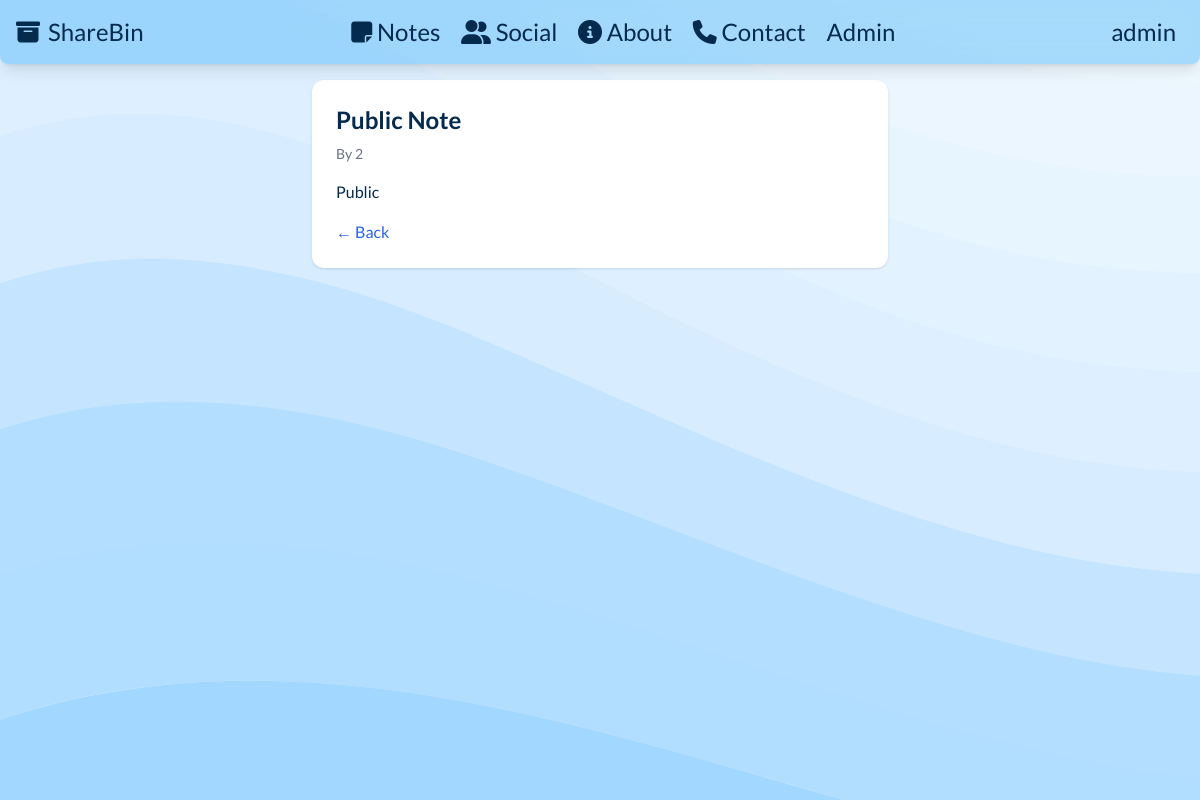
/note/2 (signed in), run on the app's committed database.
### tables this page shows
CREATE TABLE notes (
            id INTEGER PRIMARY KEY AUTOINCREMENT,
            user TEXT,
            title TEXT,
            content TEXT,
            is_private INTEGER,
            visibility TEXT CHECK(visibility IN ('public', 'private', 'friends')),
            file_path TEXT,
            created_at TIMESTAMP DEFAULT CURRENT_TIMESTAMP
        );

### app.py (the view, shortened to what this page needs)
@app.route('/note/<int:note_id>', methods=['GET', 'POST'])
def view_note(note_id):
    conn = get_db()
    c = conn.cursor()
    c.execute(f"SELECT * FROM notes WHERE id = {note_id}")
    note = c.fetchone()
    conn.close()
    user = session.get('username')
    if note is None:
        return "Note not found", 404
    return render_template('view_note.html', note=note, user=user)

### app.py (called while the page is built)
def get_db():
    conn = sqlite3.connect(DATABASE)
    return conn

### templates/view_note.html (shortened to what this page needs)
{% extends "base.html" %} {% block content %}
<div class="max-w-xl mx-auto bg-white p-6 rounded-xl shadow">
  <h2 class="text-2xl font-bold mb-2">{{ note[2] }}</h2>
  <p class="text-sm text-gray-500 mb-4">By {{ note[1] }}</p>
  <div class="prose max-w-none">{{ note[3]|safe }}</div>
  <a href="/" class="text-blue-600 hover:underline mt-4 inline-block">← Back</a>
</div>
{% endblock %}

### data on the page
notes: title "Public Note", user "2", content "Public"

### other printed values
{{ user }} "admin"
